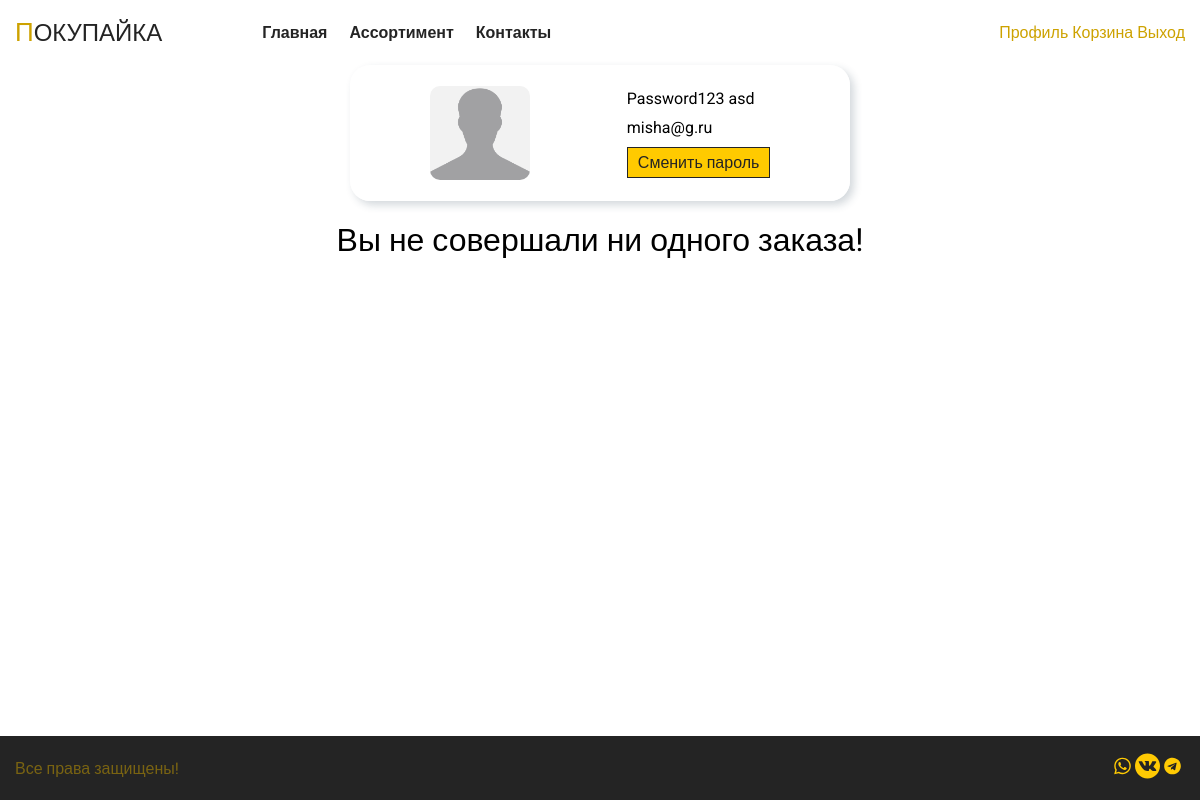
The page /profile (signed in) on the database as committed earlier.
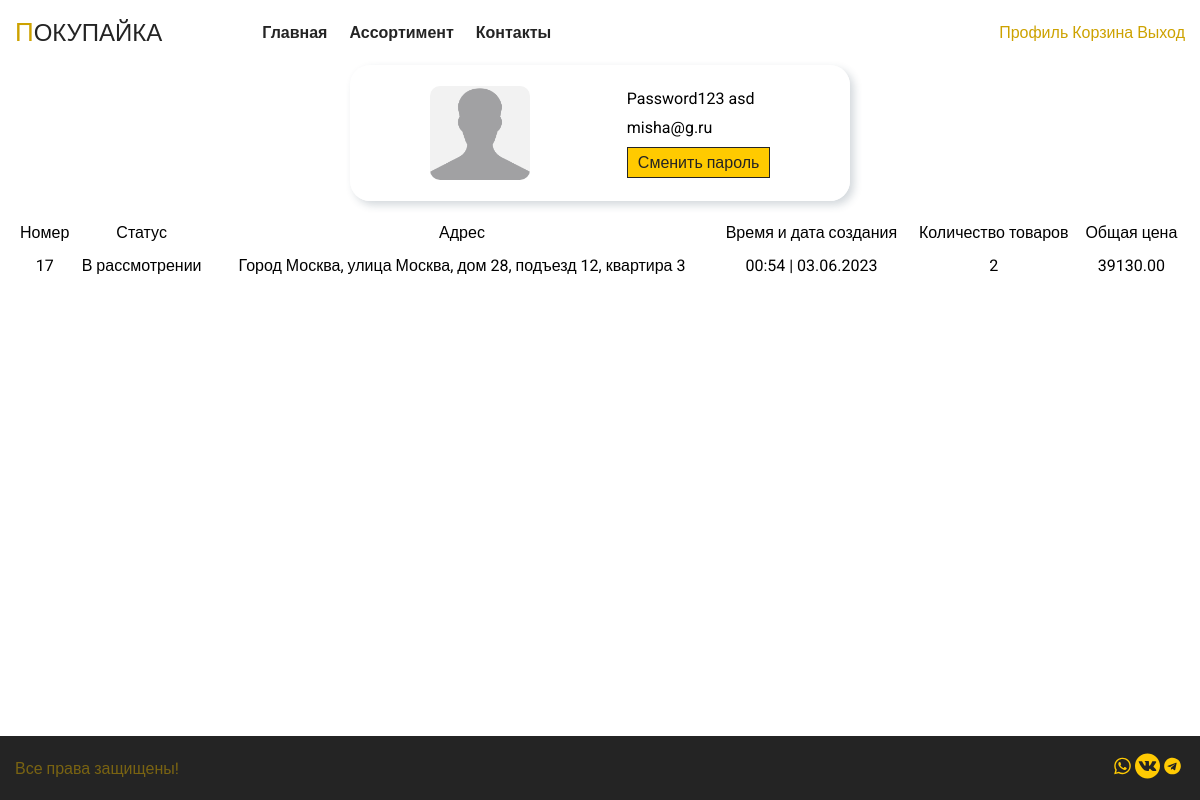
The same page on the database as committed later.
### tables this page shows
CREATE TABLE `user` (
  `ID_user` bigint NOT NULL,
  `First_Name` varchar(35) NOT NULL,
  `Second_Name` varchar(35) NOT NULL,
  `Email` varchar(200) NOT NULL,
  `Password` varchar(64) NOT NULL
);

CREATE TABLE `order` (
  `ID_order` bigint NOT NULL,
  `Address` text,
  `status` varchar(32) DEFAULT NULL,
  `created_at` datetime NOT NULL,
  `User_ID` bigint NOT NULL
);

### application/controllers/MainController.php (called while the page is built, shortened)
<?php
class MainController extends Controller
{
    public function __construct($route)
    {
        $this->view->layout = 'other';
    }
    function profileAction(){
        $m = new Main();
        $user_id = $_SESSION['authorize']['id'];
        $vars = [
            'dataProfile' => $m->getUserData($user_id),
            'dataOrder' => $m->getOrderByUser($user_id),
        ];
        $this->view->render('Покупайка', $vars);
    }
}

### index.php (called while the page is built, shortened)
<?php
spl_autoload_register(function ($class) {
    $path = str_replace('\\', '/', $class.'.php');
});
$item = new Router();
$item->run();

### application/lib/Db.php (called while the page is built, shortened)
<?php
class Db {
    protected $db;
    public function __construct() {
        $config = require 'application/config/db.php';
        try{
            $this->db = new PDO('mysql:host='.$config['host'].';dbname='.$config['database'], $config['login'], $config['password']);
        }
        catch (\PDOException $e){
            $this->db = new PDO('mysql:host='.$config['reserve'].';dbname='.$config['database'], $config['login'], $config['password']);
        }
    }
    public function query($sql, $params = []) {
        $stmt = $this->db->prepare($sql);
        if (!empty($params)) {
            foreach ($params as $key => $val) {
                if (is_int($val)) {
                    $type = PDO::PARAM_INT;
                } else {
                    $type = PDO::PARAM_STR;
                }
                $stmt->bindValue(':'.$key, $val, $type);
            }
        }
        $stmt->execute();
        return $stmt;
    }
    public function row($sql, $params = []) {
        $result = $this->query($sql, $params);
        return $result->fetchAll(PDO::FETCH_ASSOC);
    }
}

### application/config/db.php (called while the page is built)
<?php
$path = $_SERVER['DOCUMENT_ROOT']."/settings.json";
$json = file_get_contents($path);
$db = json_decode($json, true);
return $db['database'];

### application/models/Main.php (called while the page is built, shortened)
<?php
class Main extends Model{
    function getUserData($id){
        $params = [ 'id' => $id];
        return $this->db->row("select concat(First_Name, ' ', Second_Name) as `fullName`, Email from `user` where `id_user` = :id", $params);
    }
    function getOrderByUser($id){
        $params = [ 'userID' => $id];
        return $this->db->row("select `id_order`, `status`, `address`, date_format(`created_at`, '%H:%i | %d.%m.%Y') as 'date', SUM(`Quantity`) as 'quantity', SUM(`order_items`.`price`) as `price` from `order` inner join `order_items` on `id_order` = `order_id` where `user_id` = :userID GROUP by `id_order`", $params);
    }
}

### application/core/Model.php (called while the page is built, shortened)
<?php
abstract class Model{
    public function __construct()
    {
        $this->db = new Db();
    }
}

### application/views/main/profile.php (the view)
<div class="container">
    <div class="profile_user_content">
        <div class="profile_user">
            <img src="/public/images/userImg.png" alt="Аватарка пользователя">
            <div class="profile_user__description_info">
                <p class="profile_user__full_name"><?=$dataProfile[0]['fullName']?></p>
                <p class="profile_user__email"><?=$dataProfile[0]['Email']?></p>
                <a href="/recovery">Сменить пароль</a>
            </div>
        </div>
        <div class="profile_user__orders">
            <?php if(count($dataOrder) > 0) {?>
                <table>
                    <thead>
                    <tr>
                        <th>Номер</th>
                        <th>Статус</th>
                        <th>Адрес</th>
                        <th>Время и дата создания</th>
                        <th>Количество товаров</th>
                        <th>Общая цена</th>
                    </tr>
                    </thead>
                    <tbody>
                    <?php foreach ($dataOrder as $element) { ?>
                        <tr>
                            <td><?=$element['id_order']?></td>
                            <td><?=$element['status']?></td>
                            <td><?=$element['address']?></td>
                            <td><?=$element['date']?></td>
                            <td><?=$element['quantity']?></td>
                            <td><?=$element['price']?></td>
                        </tr>
                    <?php } ?>
                    </tbody>
                </table>
            <?php } else {?>
                <h1 style="display: flex; justify-content: center">Вы не совершали ни одного заказа!</h1>
            <?php } ?>
        </div>
    </div>
</div>

### application/core/Router.php (shortened to what this page needs)
<?php
class Router
{
    protected $routes = [];
    protected $params = [];
    public function add($route, $params){
        $route = preg_replace('/{([a-z]+):([^\}]+)}/', '(?P<\1>\2)', $route);
        $route = '#^'.$route.'$#';
        $this->routes[$route] = $params;
    }
    public function match(){
        $url = trim($_SERVER['REQUEST_URI'], '/');
        foreach ($this->routes as $route => $params) {
            if (preg_match($route, $url, $matches)) {
                $this->params = $params;
                return true;
            }
        }
        return false;
    }
    public function run(){
        if($this->match()){
            $path = 'application\controllers\\'.ucfirst($this->params['controller']).'Controller';
            if(class_exists($path)){
                $action = $this->params['action'].'Action';;
                if(method_exists($path, $action)){
                    $controller = new $path($this->params);
                    $controller->$action();
                }
                else{
                    View::errorCode(404);
                }
            }
            else{
                View::errorCode(404);
            }
        } else{
            View::errorCode(404);
        }
    }
}

### application/core/View.php (shortened to what this page needs)
<?php
class View{
    public $path;
    public $layout = 'default';
    public function __construct($route){
        $this->path = $route['controller'].'/'.$route['action'];
    }
    public function render($title, $vars = []){
        $path = 'application/views/'.$this->path.'.php';
        if (file_exists($path)) {
            require $path;
            $content = ob_get_clean();
            require 'application/views/layouts/'.$this->layout.'.php';
        }
    }
}

### application/views/layouts/other.php (shortened to what this page needs)
<?php
function cartPrint(){
    $i = 0;
    $cart = $_SESSION['cart'] ?? null;
    if($cart != null){
        foreach ($cart as $element){
            $i += $element;
        }
        return '<a href="/assortment/card" class="header__enter-link">Корзина ('.$i.')</a>';
    }
    else return '<a href="/assortment/card" class="header__enter-link">Корзина</a>';
}
?>
<!DOCTYPE html>
<html lang="ru">
<head>
    <link rel="stylesheet" href="/public/styles/ministyle.css">
</head>
<body>
<div class="wrapper">
    <header class="header">
        <div class="header__top-line">
            <div class="container">
                <a href="/" class="logo">
                    <p class="logo__text"><span>П</span>окупайка</p>
                </a>
                <nav class="header__navigation">
                    <a href="/" class="header__navigation-link">Главная</a>
                    <a href="/assortment" class="header__navigation-link">Ассортимент</a>
                    <a href="/contact" class="header__navigation-link">Контакты</a>
                </nav>
                <div class="header__enter-links">
                    <?php if(!isset($_SESSION['authorize']['id'])){?>
                        <a href="/authorization" class="header__enter-link">Вход</a>
                        <a href="/registration" class="header__enter-link">Регистрация</a>
                    <?php } else {?>
                        <a href="/profile" class="header__enter-link">Профиль</a>
                        <?=cartPrint()?>
                        <a href="/logout" class="header__enter-link">Выход</a>
                    <?php }?>
                </div>
            </div>
        </div>
</header>
    <main class="main">
        <?php echo $content; ?>
    </main>
    <footer class="footer">
        <div class="footer__content">
            <div class="container">
                <div class="footer__content-controle">
                    <p class="footer__text">Все права защищены!</p>
                    <ul class="footer_list-contacts">
                        <li class="footer__item-contact">
                            <a href="contact" class="footer__link-contact">
                                <img src="/public/images/whatsapp.svg" alt="Whatsapp" class="footer__img-contact">
                            </a>
                        </li>
                        <li class="footer__item-contact">
                            <a href="contact" class="footer__link-contact">
                                <img src="/public/images/vk.svg" alt="VK" class="footer__img-contact">
                            </a>
                        </li>
                        <li class="footer__item-contact">
                            <a href="contact" class="footer__link-contact">
                                <img src="/public/images/telegram.svg" alt="Telegram" class="footer__img-contact">
                            </a>
                        </li>
                    </ul>
                </div>
            </div>
        </div>
    </footer>
</div>
</body>
</html>

### public/styles/ministyle.css (style rules this page uses)
:root { --first--color: #cda200; --second--color: #242424; --opacity--color: rgba(237, 191, 18, 0.9); }
* { margin: 0; padding: 0; box-sizing: border-box; font-weight: normal; }
html,body { height: 100%; font-family: 'Roboto', sans-serif; }
.wrapper { min-height: 100%; display: flex; flex-direction: column; }
body { background: #fff; font-size: 16px; font-weight: normal; font-style: normal; }
main { flex-grow: 1; }
.container { width: 100%; max-width: 1200px; padding: 0 15px; margin: 0 auto; }
.header__top-line { background: rgba(255, 255, 255, 0.8); padding: 17px 0; }
.header__top-line .container { display: flex; align-items: center; justify-content: space-between; }
.header__navigation { margin: 0 auto 0 100px; }
.logo { font-size: 24px; font-weight: 300; color: var(--second--color); text-decoration: none; text-transform: uppercase; }
.logo__text span { font-size: 26px; color: var(--first--color); }
.header__navigation-link { font-size: 16px; font-weight: 700; color: var(--second--color); margin-right: 18px; text-decoration: none; border-bottom: 1px solid transparent; transition: 0.3s linear; }
.header__navigation-link:last-child { margin-right: 0; }
.footer__text { font-size: 16px; opacity: 0.5; }
.footer__content { color: var(--first--color); background-color: var(--second--color); }
.footer_list-contacts { list-style: none; }
.footer__img-contact { height: 15px; width: 15px; color: var(--first--color); }
.footer__content-controle { padding: 10px 0; display: flex; align-items: center; justify-content: space-between }
.footer_list-contacts { display: flex; }
.footer__img-contact { height: 40px; width: 25px; }
.header__enter-links a { text-decoration: none; color: #cda200; }
.profile_user { display: flex; justify-content: space-around; width: 500px; padding: 20px 30px; border-radius: 20px; -webkit-box-shadow: 4px 4px 8px 0px rgba(34, 60, 80, 0.2); -moz-box-shadow: 4px 4px 8px 0px rgba(34, 60, 80, 0.2); box-shadow: 4px 4px 8px 0px rgba(34, 60, 80, 0.2); border: #ffffff 1px solid; transition: 1s linear; }
.profile_user_content { width: auto; display: flex; justify-content: center; align-items: center; flex-direction: column; gap: 20px; }
.profile_user img { max-width: 100px; max-height: 100px; border-radius: 10px; }
.profile_user .profile_user__description_info { display: flex; flex-direction: column; justify-content: center; gap: 10px; }
.profile_user .profile_user__description_info a { text-align: center; text-decoration: none; color: #242424; background-color: #ffca00; font-size: 16px; padding: 5px 10px; border: #242424 1px solid; transition: 1s; }
.profile_user__orders, .profile_user__orders table { width: 100%; }
.profile_user__orders table thead { text-align: center; font-weight: 700; }
.profile_user__orders table thead th { padding-bottom: 12px; }
.profile_user__orders table tbody { text-align: center; }
.profile_user__orders table tr > td { padding-bottom: 7px; }

Rows that differ between the two databases and show on the page:
added order: ID_order "17", status "В рассмотрении", Address "Город Москва, улица Москва, дом 28, подъезд 12, квартира 3", date "00:54 | 03.06.2023", quantity "2", price "39130.00"
Other text that changed with them:
text no longer shown: "Вы не совершали ни одного заказа!"
text now shown: "Номер Статус Адрес Время и дата создания Количество товаров Общая цена"
